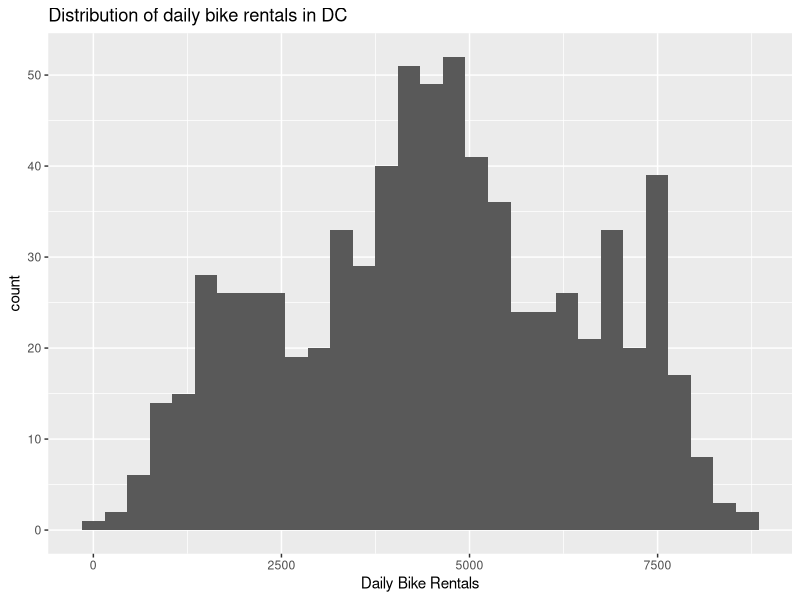
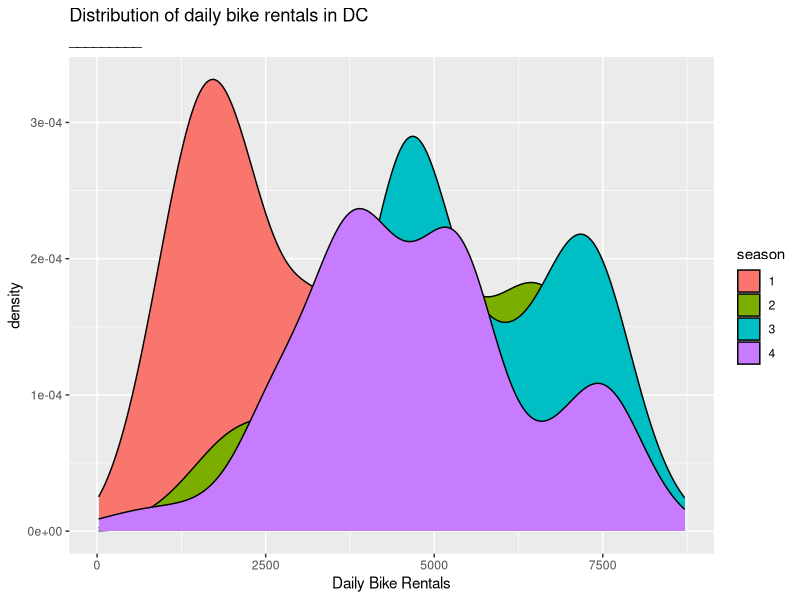
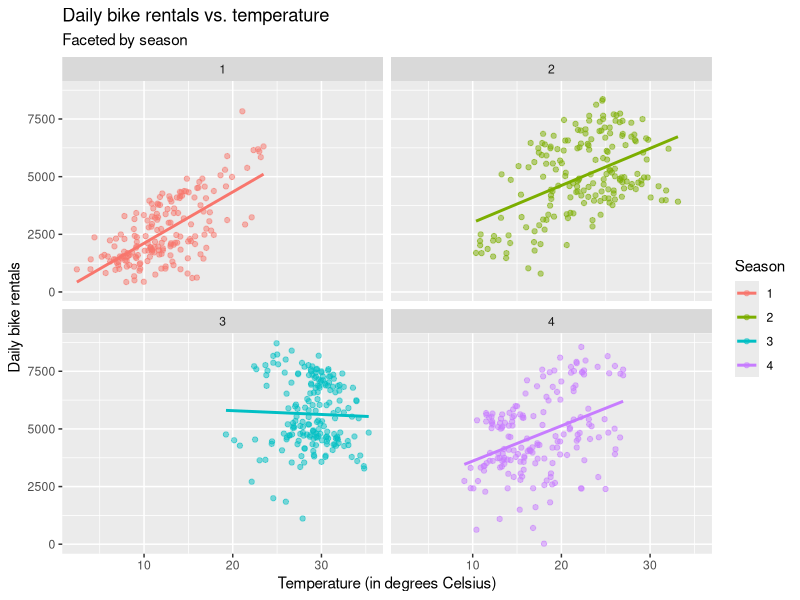

These figures' R source, in order:
## ---- chunk 1
library(tidyverse)
## ---- chunk 2
bikeshare <- read_csv("data/dcbikeshare.csv") %>%
  mutate(season = factor(season)) # treat season as categorical variable
## ---- chunk 3
ggplot(data = bikeshare, aes(x = count)) + 
  geom_histogram() + 
  labs(x = "Daily Bike Rentals", 
       title = "Distribution of daily bike rentals in DC")
## ---- chunk 4
ggplot(data = bikeshare, aes(x = count, fill = season)) + 
  geom_density() + 
  labs(x = "Daily Bike Rentals", 
       title = "Distribution of daily bike rentals in DC", 
       subtitle = "_________")
## ---- chunk 5
ggplot(data = bikeshare, aes(x = temp_orig, y = count, color = season)) +
  geom_point(alpha = 0.5) + 
  geom_smooth(method = "lm", se = FALSE) +
  facet_wrap(~ season) +
  labs(x = "Temperature (in degrees Celsius)", 
       y = "Daily bike rentals", 
       color = "Season",
       title = "Daily bike rentals vs. temperature", 
       subtitle = "Faceted by season")
